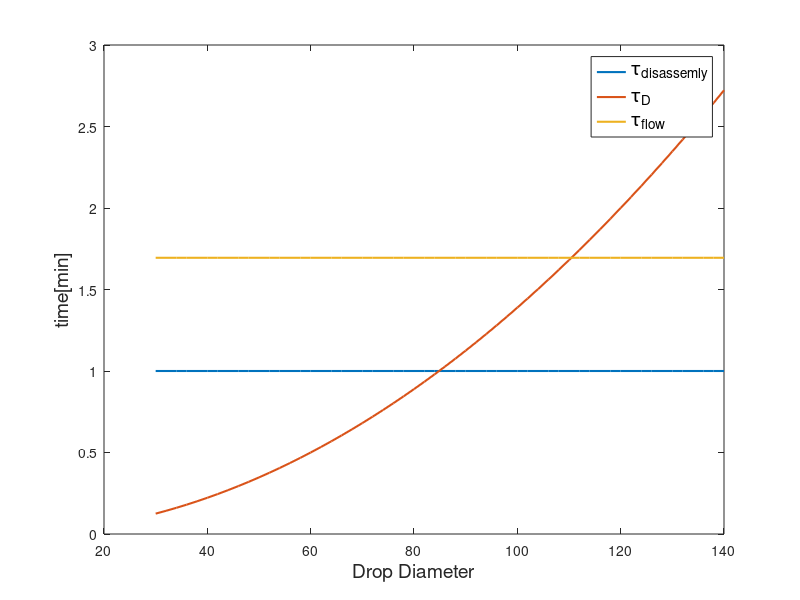

Source code (MATLAB):
% R - drop diameter in microns
R = 15:1:70;
r0=0.3.*R;
D=15; % diffusion in um^2/sec
beta=1; % disassembly rate 1/min divJ=alpha-beta*rho
k=0.5; % speed factor v=k*(r-r0)
L = R; % network diameter

tau_dis=1/beta.*L./L; % disassembly time in min
tau_D=L.^2/2/D/60;  % diffusion time in min
tau_flow=1/k*(log(L./r0-1));% - log(0.1));  % flow time in min
Fig1 = figure;
plot(R*2,tau_dis,'linewidth',1.5)
hold on
plot(R*2,tau_D,'linewidth',1.5)
plot(R*2,tau_flow,'linewidth',1.5)
xlabel('Drop Diameter', 'fontsize',14);
ylabel('time[min]', 'fontsize',14)
legend({'\tau_{disassemly}','\tau_D','\tau_{flow}'}, 'fontsize',14)
